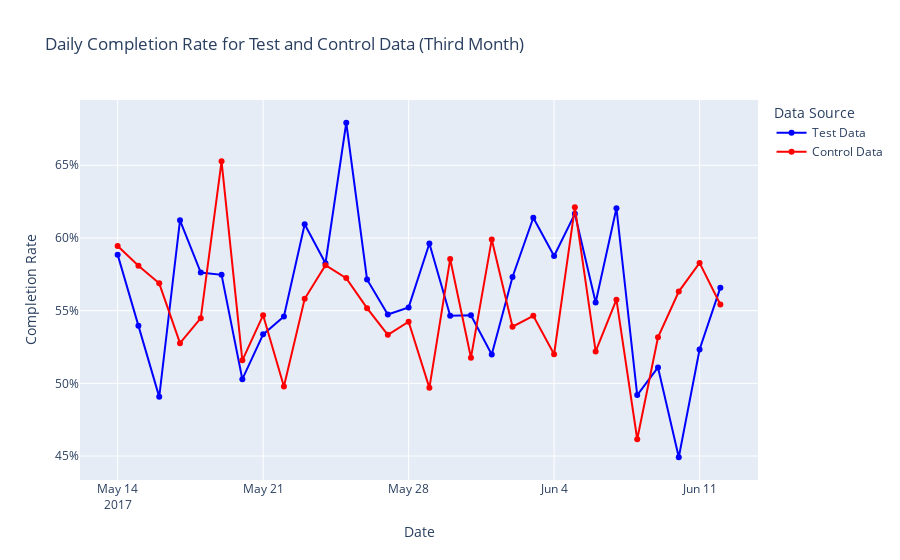

Notebook code for this chart:
### Code cell
df_test_final['date'] = pd.to_datetime(df_test_final['date'])
df_control_final['date'] = pd.to_datetime(df_control_final['date'])

# Calculate the start and end dates for the third month
start_date = df_test_final['date'].min()
end_first_month = start_date + pd.DateOffset(days=30)
start_second_month = end_first_month
end_second_month = start_second_month + pd.DateOffset(days=30)
start_third_month = end_second_month
end_third_month = start_third_month + pd.DateOffset(days=30)

# Filter data for the third month
filtered_test_df = df_test_final[(df_test_final['date'] >= start_third_month) & (df_test_final['date'] < end_third_month)]
filtered_control_df = df_control_final[(df_control_final['date'] >= start_third_month) & (df_control_final['date'] < end_third_month)]

# Calculate daily completion rate for test data
daily_completion_test = filtered_test_df.groupby(filtered_test_df['date'].dt.date)['completion'].mean()

# Calculate daily completion rate for control data
daily_completion_control = filtered_control_df.groupby(filtered_control_df['date'].dt.date)['completion'].mean()

# Create a line+scatter plot
fig = go.Figure()

# Line+scatter for test data
fig.add_trace(go.Scatter(
    x=daily_completion_test.index,
    y=daily_completion_test.values,
    mode='lines+markers',
    name='Test Data',
    line=dict(color='blue')
))

# Line+scatter for control data
fig.add_trace(go.Scatter(
    x=daily_completion_control.index,
    y=daily_completion_control.values,
    mode='lines+markers',
    name='Control Data',
    line=dict(color='red')
))

# Update layout
fig.update_layout(
    title='Daily Completion Rate for Test and Control Data (Third Month)',
    xaxis_title='Date',
    yaxis_title='Completion Rate',
    yaxis_tickformat=',.0%',
    legend_title_text='Data Source'
)

# Show the plot

### Figure 1 — Plotly figure (JSON) as saved in the notebook; plotly's stock layout.template omitted (floating-point values rounded to 4 significant figures)
{"data": [{"line": {"color": "blue"}, "mode": "lines+markers", "name": "Test Data", "type": "scatter", "x": ["2017-05-14", "2017-05-15", "2017-05-16", "2017-05-17", "2017-05-18", "2017-05-19", "2017-05-20", "2017-05-21", "2017-05-22", "2017-05-23", "2017-05-24", "2017-05-25", "2017-05-26", "2017-05-27", "2017-05-28", "2017-05-29", "2017-05-30", "2017-05-31", "2017-06-01", "2017-06-02", "2017-06-03", "2017-06-04", "2017-06-05", "2017-06-06", "2017-06-07", "2017-06-08", "2017-06-09", "2017-06-10", "2017-06-11", "2017-06-12"], "y": [0.5885, 0.5395, 0.4907, 0.6121, 0.5762, 0.5746, 0.5029, 0.5337, 0.546, 0.6095, 0.5826, 0.6792, 0.5714, 0.5474, 0.5522, 0.5962, 0.5465, 0.5468, 0.5198, 0.5732, 0.6139, 0.5876, 0.6166, 0.5556, 0.6205, 0.4919, 0.5109, 0.4492, 0.5233, 0.5658]}, {"line": {"color": "red"}, "mode": "lines+markers", "name": "Control Data", "type": "scatter", "x": ["2017-05-14", "2017-05-15", "2017-05-16", "2017-05-17", "2017-05-18", "2017-05-19", "2017-05-20", "2017-05-21", "2017-05-22", "2017-05-23", "2017-05-24", "2017-05-25", "2017-05-26", "2017-05-27", "2017-05-28", "2017-05-29", "2017-05-30", "2017-05-31", "2017-06-01", "2017-06-02", "2017-06-03", "2017-06-04", "2017-06-05", "2017-06-06", "2017-06-07", "2017-06-08", "2017-06-09", "2017-06-10", "2017-06-11", "2017-06-12"], "y": [0.5945, 0.5809, 0.5688, 0.5276, 0.5448, 0.6527, 0.5158, 0.5469, 0.4978, 0.5581, 0.5813, 0.5724, 0.5517, 0.5333, 0.5424, 0.4969, 0.5855, 0.5176, 0.5989, 0.539, 0.5464, 0.52, 0.6211, 0.522, 0.5576, 0.4615, 0.5316, 0.5631, 0.5829, 0.5542]}], "layout": {"legend": {"title": {"text": "Data Source"}}, "title": {"text": "Daily Completion Rate for Test and Control Data (Third Month)"}, "xaxis": {"title": {"text": "Date"}}, "yaxis": {"tickformat": ",.0%", "title": {"text": "Completion Rate"}}}}
